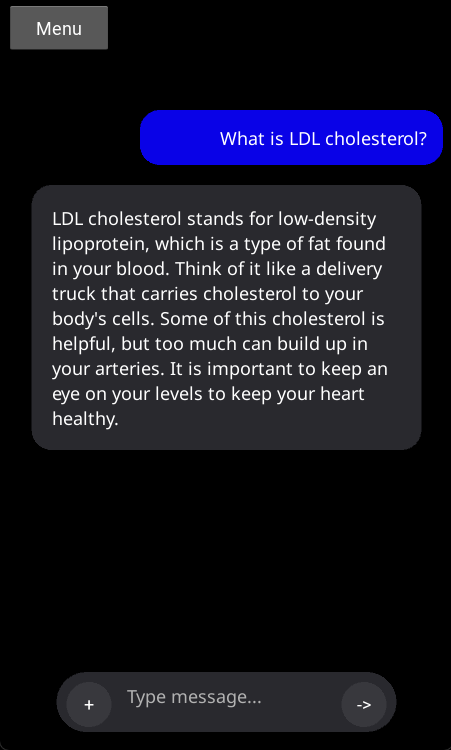
#> input picture sample/chat_ui.png, 451 x 750 px
$ python -i image_clean.py   (imports and definitions only)
#> lines starting #> are read from the running program, lines starting #| are printed output that depends on the picture
#> further down, picture is the input picture: shape (750, 451, 3); mean B, G, R 34.9, 22.7, 23
import cv2 as cv
import numpy as np


class ImageProcessor:

    def __init__(
        self,
        target_size=(768, 768),   # Desired output size for images
        jpeg_quality=80,          # JPEG compression quality (0–100)
        clahe_clip=2.0,           # Contrast limit for CLAHE
        clahe_grid=(8, 8)         # Grid size for CLAHE tiles
    ):
        # Store target size and JPEG quality
        self.target_size = target_size
        self.jpeg_quality = jpeg_quality

        self.clahe = cv.createCLAHE(
            clipLimit=clahe_clip,
            tileGridSize=clahe_grid
        )


    def load_image(self, img_input):
        # Load image from file path or numpy array
        if isinstance(img_input, str):
            img = cv.imread(img_input)
        elif isinstance(img_input, np.ndarray):
            img = img_input
        else:
            raise ValueError(
                "Unsupported input type. "
                "Provide file path or numpy array."
            )

        # Ensure image was successfully loaded
        if img is None:
            raise ValueError("Could not load image.")
        return img


    def grayscale(self, img):
        # Convert to grayscale
        gray = cv.cvtColor(img, cv.COLOR_BGR2GRAY)

        # Apply noise reduction
        gray = cv.fastNlMeansDenoising(gray)

        # Apply clahe for contrast enhancement
        gray = self.clahe.apply(gray)
        return gray


    def resize(self, img):
        # Get original dimensions
        h, w = img.shape[:2]
#> h = 750; w = 451
        target_w, target_h = self.target_size

        # Compute scaling factor to fit within target size
        scale = min(target_w / w, target_h / h)
#> scale = 1.02

        # Prevent upscaling
        scale = min(scale, 1.0)
#> scale = 1

        # Compute new dimensions
        new_w = int(w * scale)
#> new_w = 451
        new_h = int(h * scale)
#> new_h = 750
#> in grayscale, `gray = cv.cvtColor(img, cv.COLOR_BGR2GRAY)`:
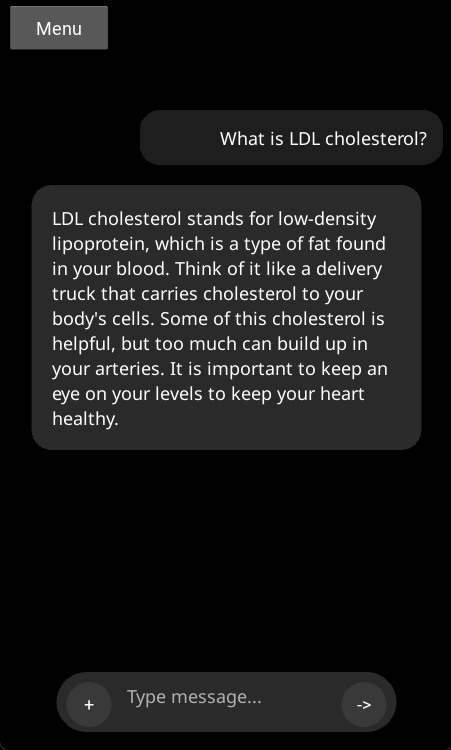
#> gray: shape (750, 451); min 0, max 255, mean 24.3

        # Resize image
        resized = cv.resize(
            img,
            (new_w, new_h),
            interpolation=cv.INTER_AREA
        )
        return resized


    def sharpen(self, img):
        # Define sharpening kernel
        kernel = np.array([
            [0, -1, 0],
            [-1, 5, -1],
            [0, -1, 0]
        ])
        # Apply filter to sharpen image
        sharp = cv.filter2D(img, -1, kernel)
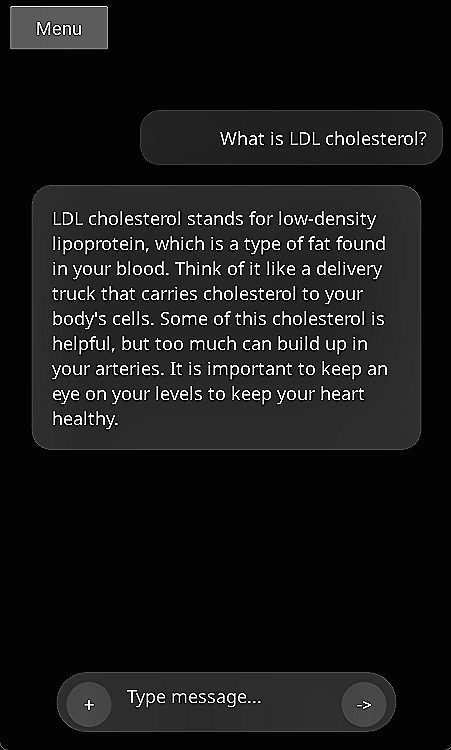
#> sharp: shape (750, 451); min 0, max 255, mean 24.9
        return sharp


    def process(self, img_input):
        img = self.load_image(img_input)
        resized = self.resize(img)
        gray = self.grayscale(resized)
        sharp = self.sharpen(gray)
        return sharp


    def save(self, img, output_path):
        # Save image as JPEG
        cv.imwrite(
            output_path,
            img,
            [cv.IMWRITE_JPEG_QUALITY, self.jpeg_quality]
        )
        return output_path

>>> import cv2
>>> picture = cv2.imread('../sample/chat_ui.png')
>>> result = ImageProcessor().process(picture)

$ run again, on sample/home_screen.png
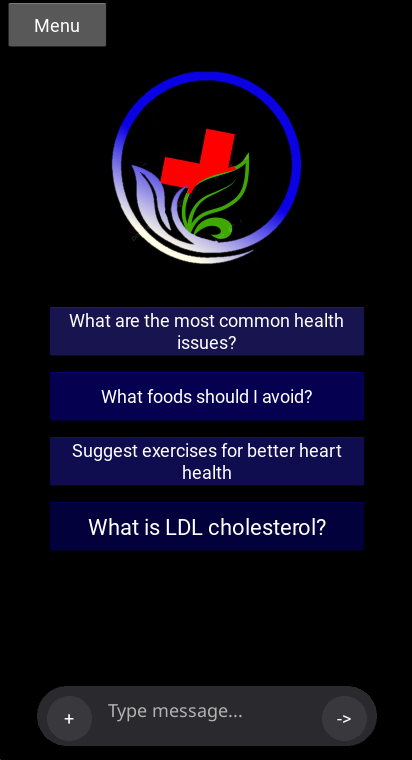
#> input picture sample/home_screen.png, 412 x 760 px
#> picture is the input picture: shape (760, 412, 3); mean B, G, R 27.1, 12.5, 14.7
#> in grayscale, `gray = cv.cvtColor(img, cv.COLOR_BGR2GRAY)`:
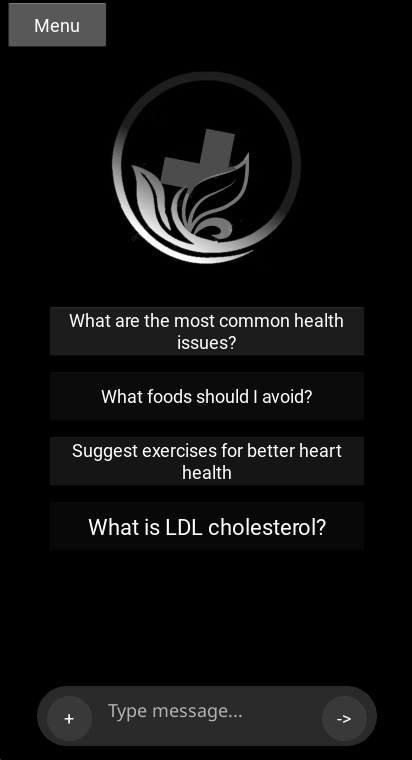
#> gray: shape (760, 412); min 0, max 255, mean 14.9
#> in sharpen, `sharp = cv.filter2D(img, -1, kernel)`:
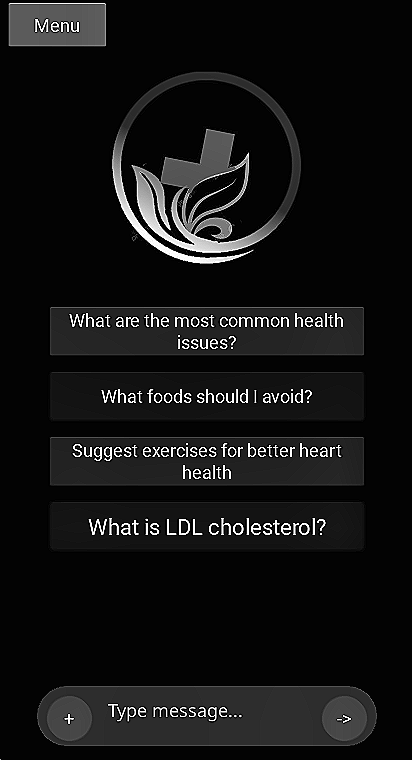
#> sharp: shape (760, 412); min 0, max 255, mean 19.4

$ run again, on sample/lifestyle_planner_ui.png
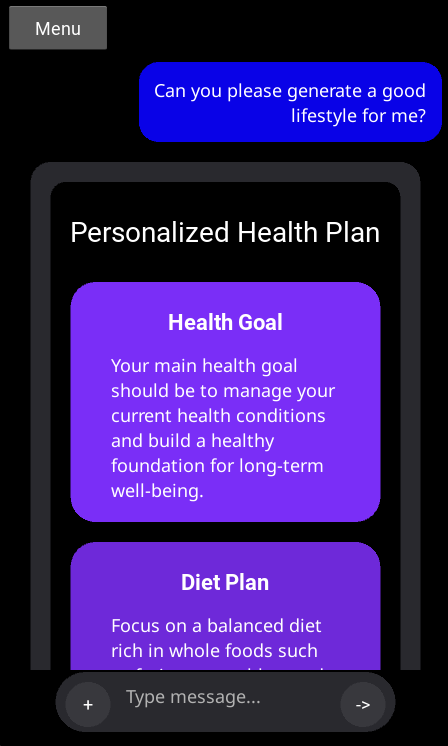
#> input picture sample/lifestyle_planner_ui.png, 448 x 746 px
#> picture is the input picture: shape (746, 448, 3); mean B, G, R 106.6, 29.2, 53.1
#> in grayscale, `gray = cv.cvtColor(img, cv.COLOR_BGR2GRAY)`:
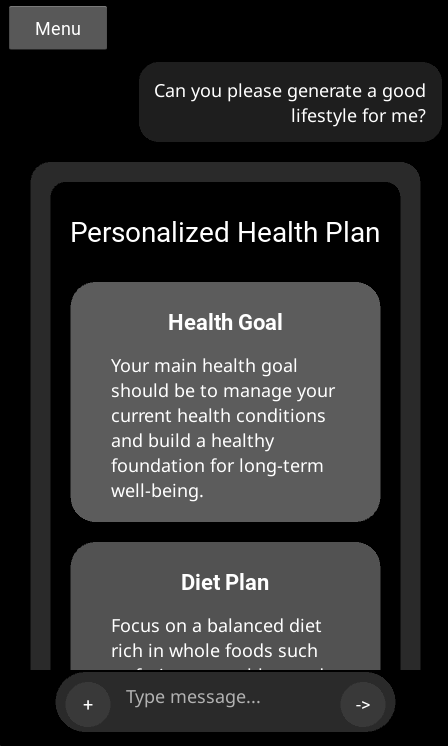
#> gray: shape (746, 448); min 0, max 255, mean 45.3
#> in sharpen, `sharp = cv.filter2D(img, -1, kernel)`:
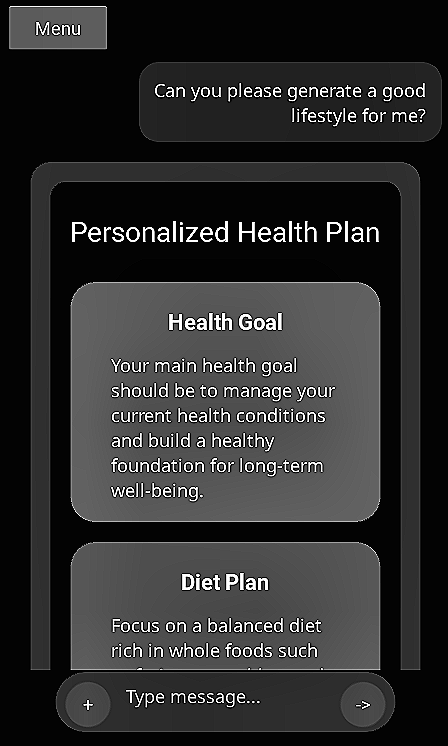
#> sharp: shape (746, 448); min 0, max 255, mean 45.4
